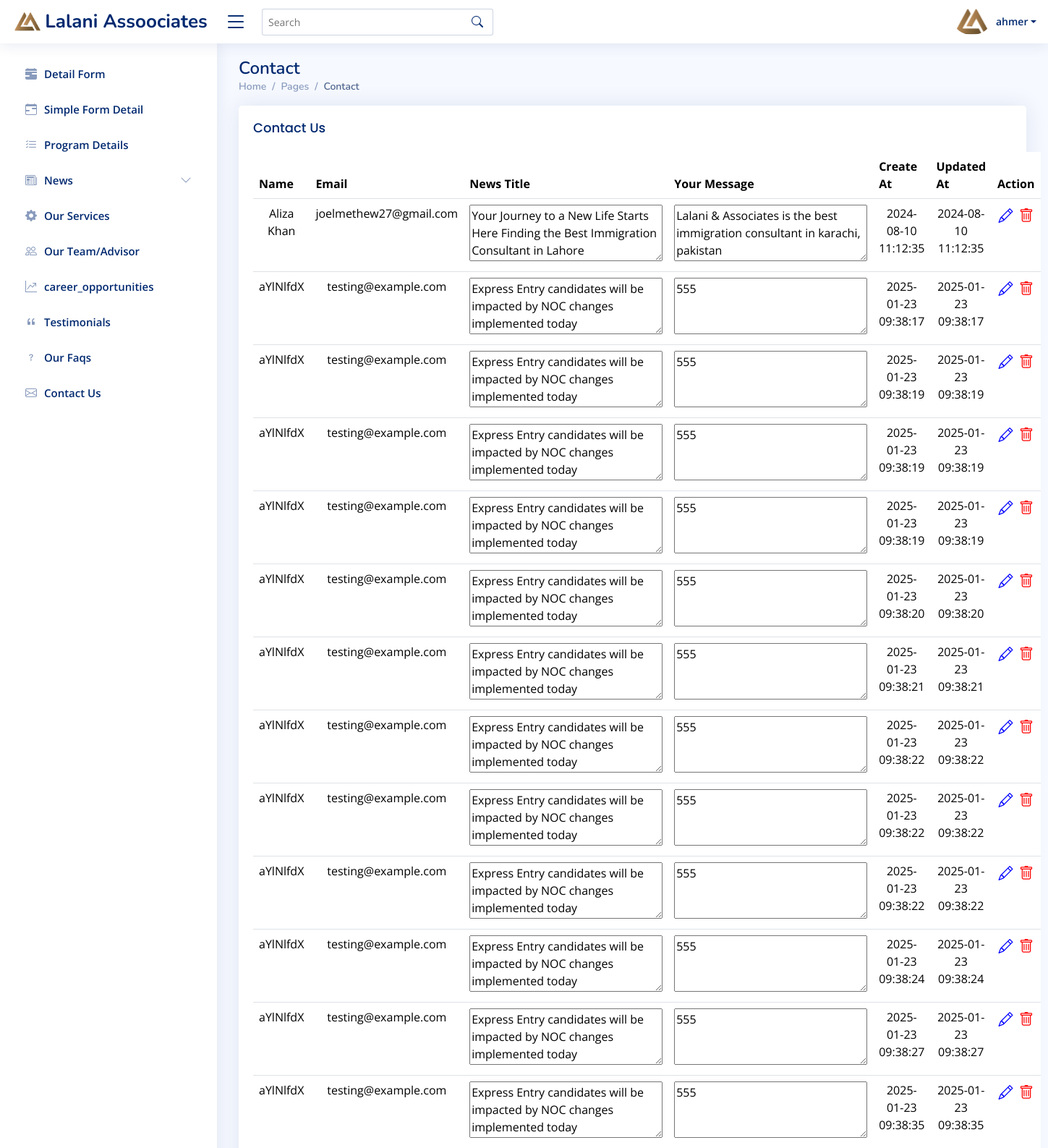
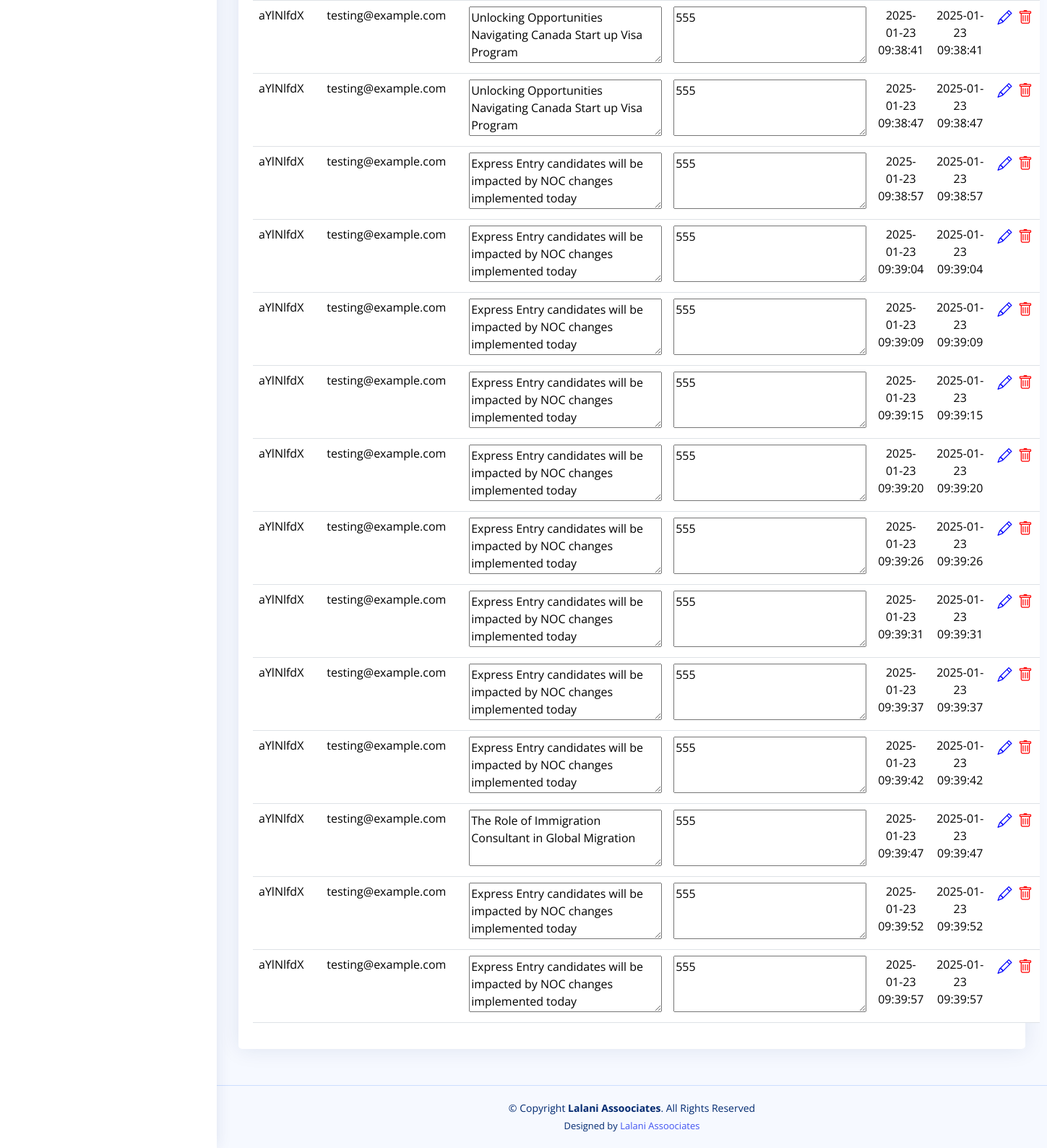
Screenshot of /Admin/comments_deatils.php (signed in) with the database file from the repository (2 pictures, top to bottom).
### tables this page shows
CREATE TABLE `users` (
  `id` int(11) NOT NULL,
  `username` varchar(50) NOT NULL,
  `email` varchar(255) NOT NULL,
  `password` varchar(200) NOT NULL,
  `created_at` timestamp NOT NULL DEFAULT current_timestamp() ON UPDATE current_timestamp()
);

CREATE TABLE `comment` (
  `id` int(11) NOT NULL,
  `name` varchar(100) NOT NULL,
  `email` varchar(100) NOT NULL,
  `your_message` text NOT NULL,
  `news_id` int(11) NOT NULL,
  `created_at` timestamp NULL DEFAULT current_timestamp(),
  `updated_at` datetime DEFAULT current_timestamp() ON UPDATE current_timestamp()
);

CREATE TABLE `news` (
  `id` int(11) NOT NULL,
  `title` text NOT NULL,
  `metadata` text DEFAULT NULL,
  `news_detail` text NOT NULL,
  `news_image` varchar(255) NOT NULL,
  `image_alt` varchar(500) DEFAULT NULL,
  `news_date` date DEFAULT NULL,
  `created_at` timestamp NOT NULL DEFAULT current_timestamp(),
  `updated_at` timestamp NOT NULL DEFAULT current_timestamp() ON UPDATE current_timestamp()
);

### Admin/comments_deatils.php (the view, shortened to what this page needs)
<!DOCTYPE html>
<html lang="en">
<head>
  <link href="assets/vendor/bootstrap/css/bootstrap.min.css" rel="stylesheet">
  <link href="assets/vendor/bootstrap-icons/bootstrap-icons.css" rel="stylesheet">
  <link href="assets/vendor/boxicons/css/boxicons.min.css" rel="stylesheet">
  <link href="assets/vendor/quill/quill.snow.css" rel="stylesheet">
  <link href="assets/vendor/quill/quill.bubble.css" rel="stylesheet">
  <link href="assets/vendor/remixicon/remixicon.css" rel="stylesheet">
  <link href="assets/vendor/simple-datatables/style.css" rel="stylesheet">
  <link href="assets/css/style.css" rel="stylesheet">
</head>
<body>
<?php include 'include/header.php'; ?>
<?php include 'include/side_bar.php'; ?>
  <main id="main" class="main">
    <div class="pagetitle">
      <h1>Contact</h1>
      <nav>
        <ol class="breadcrumb">
          <li class="breadcrumb-item"><a href="index.html">Home</a></li>
          <li class="breadcrumb-item">Pages</li>
          <li class="breadcrumb-item active">Contact</li>
        </ol>
      </nav>
    </div>
    <section class="section">
      <div class="row">
        <div class="col-lg-12">
          <div class="card">
            <div class="card-body">
              <h5 class="card-title">Contact Us</h5>
              <table class="table datatable">
                <thead>
                  <tr>
                    <th>Name</th>
                    <th>Email</th>
                    <th>News Title</th>
                    <th>Your Message</th>
                    <th>Create At</th>
                    <th>Updated At</th>
                    <th>Action</th>
                  </tr>
                </thead>
                <tbody class="text-center">
                <?php
        include 'php_action/config.php' ;
        $sql = "SELECT c.id, c.name, c.email, c.your_message, c.created_at, c.updated_at, n.title
        FROM comment c
        JOIN news n ON c.news_id = n.id;
        ";
        $result = mysqli_query($conn, $sql);
        if (mysqli_num_rows($result) > 0) {
        while($row = mysqli_fetch_assoc($result)) {
        ?>
                  <tr>
                    <td><?php echo $row['name'] ?></td>
                    <td><?php echo $row['email'] ?></td>
                    <td><textarea id="your_message" name="your_message" rows="3" cols="30" readonly><?php echo $row['title'] ?></textarea></td>
                    <td><textarea id="your_message" name="your_message" rows="3" cols="30" readonly><?php echo $row['your_message'] ?></textarea></td>
                    <td><?php echo $row['created_at'] ?></td>
                    <td><?php echo $row['updated_at'] ?></td>
                    <td><a href="edit_contact.php?id=<?php echo $row['id']?>" ><i class="bi bi-pencil" style="color: blue; font-size: 20px;"></i></a>&nbsp;
                    <a href="delete_contact.php?id=<?php echo $row['id']?>" ><i class="bi bi-trash" style="color: red; font-size: 20px;"></i></a>
                    </td>
                  </tr>
                  <?php }} ?>
                </tbody>
              </table>
            </div>
          </div>
        </div>
      </div>
    </section>
  </main>
  <?php include 'include/footer.php'; ?>
</body>
</html>

### Admin/include/header.php (shortened to what this page needs)
<header id="header" class="header fixed-top d-flex align-items-center">
  <div class="d-flex align-items-center justify-content-between">
    <a href="index.php" class="logo d-flex align-items-center">
      <img src="../assets/images/title_icon.png" alt="">
      <span class="d-none d-lg-block">Lalani Assoociates</span>
    </a>
    <i class="bi bi-list toggle-sidebar-btn"></i>
  </div>
  <div class="search-bar">
    <form class="search-form d-flex align-items-center" method="POST" action="#">
      <input type="text" name="query" placeholder="Search" title="Enter search keyword">
      <button type="submit" title="Search"><i class="bi bi-search"></i></button>
    </form>
  </div>
  <nav class="header-nav ms-auto">
    <ul class="d-flex align-items-center">
      <li class="nav-item dropdown pe-3">
      <?php
      if (isset($_SESSION['user_id']) && isset($_SESSION['email'])) {
          $user_id = $_SESSION['user_id'];
      } else {
          header("Location: login.php");
          exit();
      }
              include 'php_action/config.php' ;
              $sql = "SELECT * FROM users where id = $user_id";
              $result = mysqli_query($conn, $sql);
              if (mysqli_num_rows($result) > 0) {
              while($row = mysqli_fetch_assoc($result)) {
              ?>
        <a class="nav-link nav-profile d-flex align-items-center pe-0" href="#" data-bs-toggle="dropdown">
          <img src="../assets/images/title_icon.png" alt="Profile" class="rounded-circle">
          <span class="d-none d-md-block dropdown-toggle ps-2"><?php echo $row['username'] ?></span>
        </a>
          <?php }} ?>
      </li>
    </ul>
  </nav>
</header>

### Admin/assets/css/style.css (style rules this page uses)
:root { scroll-behavior: smooth; }
body { font-family: "Open Sans", sans-serif; background: #f6f9ff; color: #444444; }
a { color: #4154f1; text-decoration: none; }
h1, h2, h3, h4, h5, h6 { font-family: "Nunito", sans-serif; }
#main { margin-top: 60px; padding: 20px 30px; transition: all 0.3s; }
.pagetitle { margin-bottom: 10px; }
.pagetitle h1 { font-size: 24px; margin-bottom: 0; font-weight: 600; color: #012970; }
.card { margin-bottom: 30px; border: none; border-radius: 5px; box-shadow: 0px 0 30px rgba(1, 41, 112, 0.1); }
.card-title { padding: 20px 0 15px 0; font-size: 18px; font-weight: 500; color: #012970; font-family: "Poppins", sans-serif; }
.card-body { padding: 0 20px 20px 20px; }
.breadcrumb { font-size: 14px; font-family: "Nunito", sans-serif; color: #899bbd; font-weight: 600; }
.breadcrumb a { color: #899bbd; transition: 0.3s; }
.breadcrumb .breadcrumb-item::before { color: #899bbd; }
.breadcrumb .active { color: #51678f; font-weight: 600; }
.logo { line-height: 1; }
@media (min-width: 1200px) { .logo { width: 280px; } }
.logo img { max-height: 26px; margin-right: 6px; }
.logo span { font-size: 26px; font-weight: 700; color: #012970; font-family: "Nunito", sans-serif; }
.header { transition: all 0.5s; z-index: 997; height: 60px; box-shadow: 0px 2px 20px rgba(1, 41, 112, 0.1); background-color: #fff; padding-left: 20px; }
.header .toggle-sidebar-btn { font-size: 32px; padding-left: 10px; cursor: pointer; color: #012970; }
.header .search-bar { min-width: 360px; padding: 0 20px; }
.header .search-form { width: 100%; }
.header .search-form input { border: 0; font-size: 14px; color: #012970; border: 1px solid rgba(1, 41, 112, 0.2); padding: 7px 38px 7px 8px; border-radius: 3px; transition: 0.3s; width: 100%; }
.header .search-form button { border: 0; padding: 0; margin-left: -30px; background: none; }
.header .search-form button i { color: #012970; }
.header-nav ul { list-style: none; }
.header-nav>ul { margin: 0; padding: 0; }
.header-nav .nav-profile { color: #012970; }
.header-nav .nav-profile img { max-height: 36px; }
.header-nav .nav-profile span { font-size: 14px; font-weight: 600; }
@media (min-width: 1200px) { #main, #footer { margin-left: 300px; } }

### rows the page displays
users: username "ahmer"
comment: name "Aliza Khan", email "joelmethew27@gmail.com", your_message "Your Journey to a New Life Starts Here Finding the Best Immigration Consultant in Lahore", your_message "Lalani & Associates is the best immigration consultant in karachi, pakistan", created_at "2024-08-10 11:12:35", updated_at "2024-08-10 11:12:35"
comment: name "aYlNlfdX", email "testing@example.com", your_message "Express Entry candidates will be impacted by NOC changes implemented today", your_message "555", created_at "2025-01-23 09:38:17", updated_at "2025-01-23 09:38:17"
comment: name "aYlNlfdX", email "testing@example.com", your_message "Express Entry candidates will be impacted by NOC changes implemented today", your_message "555", created_at "2025-01-23 09:38:19", updated_at "2025-01-23 09:38:19"
comment: name "aYlNlfdX", email "testing@example.com", your_message "Express Entry candidates will be impacted by NOC changes implemented today", your_message "555", created_at "2025-01-23 09:38:19", updated_at "2025-01-23 09:38:19"
comment: name "aYlNlfdX", email "testing@example.com", your_message "Express Entry candidates will be impacted by NOC changes implemented today", your_message "555", created_at "2025-01-23 09:38:19", updated_at "2025-01-23 09:38:19"
comment: name "aYlNlfdX", email "testing@example.com", your_message "Express Entry candidates will be impacted by NOC changes implemented today", your_message "555", created_at "2025-01-23 09:38:20", updated_at "2025-01-23 09:38:20"
comment: name "aYlNlfdX", email "testing@example.com", your_message "Express Entry candidates will be impacted by NOC changes implemented today", your_message "555", created_at "2025-01-23 09:38:21", updated_at "2025-01-23 09:38:21"
comment: name "aYlNlfdX", email "testing@example.com", your_message "Express Entry candidates will be impacted by NOC changes implemented today", your_message "555", created_at "2025-01-23 09:38:22", updated_at "2025-01-23 09:38:22"
comment: name "aYlNlfdX", email "testing@example.com", your_message "Express Entry candidates will be impacted by NOC changes implemented today", your_message "555", created_at "2025-01-23 09:38:22", updated_at "2025-01-23 09:38:22"
comment: name "aYlNlfdX", email "testing@example.com", your_message "Express Entry candidates will be impacted by NOC changes implemented today", your_message "555", created_at "2025-01-23 09:38:22", updated_at "2025-01-23 09:38:22"
comment: name "aYlNlfdX", email "testing@example.com", your_message "Express Entry candidates will be impacted by NOC changes implemented today", your_message "555", created_at "2025-01-23 09:38:24", updated_at "2025-01-23 09:38:24"
comment: name "aYlNlfdX", email "testing@example.com", your_message "Express Entry candidates will be impacted by NOC changes implemented today", your_message "555", created_at "2025-01-23 09:38:27", updated_at "2025-01-23 09:38:27"
comment: name "aYlNlfdX", email "testing@example.com", your_message "Express Entry candidates will be impacted by NOC changes implemented today", your_message "555", created_at "2025-01-23 09:38:35", updated_at "2025-01-23 09:38:35"
comment: name "aYlNlfdX", email "testing@example.com", your_message "Unlocking Opportunities Navigating Canada Start up Visa Program", your_message "555", created_at "2025-01-23 09:38:41", updated_at "2025-01-23 09:38:41"
comment: name "aYlNlfdX", email "testing@example.com", your_message "Unlocking Opportunities Navigating Canada Start up Visa Program", your_message "555", created_at "2025-01-23 09:38:47", updated_at "2025-01-23 09:38:47"
comment: name "aYlNlfdX", email "testing@example.com", your_message "Express Entry candidates will be impacted by NOC changes implemented today", your_message "555", created_at "2025-01-23 09:38:57", updated_at "2025-01-23 09:38:57"
comment: name "aYlNlfdX", email "testing@example.com", your_message "Express Entry candidates will be impacted by NOC changes implemented today", your_message "555", created_at "2025-01-23 09:39:04", updated_at "2025-01-23 09:39:04"
comment: name "aYlNlfdX", email "testing@example.com", your_message "Express Entry candidates will be impacted by NOC changes implemented today", your_message "555", created_at "2025-01-23 09:39:09", updated_at "2025-01-23 09:39:09"
comment: name "aYlNlfdX", email "testing@example.com", your_message "Express Entry candidates will be impacted by NOC changes implemented today", your_message "555", created_at "2025-01-23 09:39:15", updated_at "2025-01-23 09:39:15"
comment: name "aYlNlfdX", email "testing@example.com", your_message "Express Entry candidates will be impacted by NOC changes implemented today", your_message "555", created_at "2025-01-23 09:39:20", updated_at "2025-01-23 09:39:20"
comment: name "aYlNlfdX", email "testing@example.com", your_message "Express Entry candidates will be impacted by NOC changes implemented today", your_message "555", created_at "2025-01-23 09:39:26", updated_at "2025-01-23 09:39:26"
comment: name "aYlNlfdX", email "testing@example.com", your_message "Express Entry candidates will be impacted by NOC changes implemented today", your_message "555", created_at "2025-01-23 09:39:31", updated_at "2025-01-23 09:39:31"
comment: name "aYlNlfdX", email "testing@example.com", your_message "Express Entry candidates will be impacted by NOC changes implemented today", your_message "555", created_at "2025-01-23 09:39:37", updated_at "2025-01-23 09:39:37"
comment: name "aYlNlfdX", email "testing@example.com", your_message "Express Entry candidates will be impacted by NOC changes implemented today", your_message "555", created_at "2025-01-23 09:39:42", updated_at "2025-01-23 09:39:42"
comment: name "aYlNlfdX", email "testing@example.com", your_message "The Role of Immigration Consultant in Global Migration", your_message "555", created_at "2025-01-23 09:39:47", updated_at "2025-01-23 09:39:47"
comment: name "aYlNlfdX", email "testing@example.com", your_message "Express Entry candidates will be impacted by NOC changes implemented today", your_message "555", created_at "2025-01-23 09:39:52", updated_at "2025-01-23 09:39:52"
comment: name "aYlNlfdX", email "testing@example.com", your_message "Express Entry candidates will be impacted by NOC changes implemented today", your_message "555", created_at "2025-01-23 09:39:57", updated_at "2025-01-23 09:39:57"
